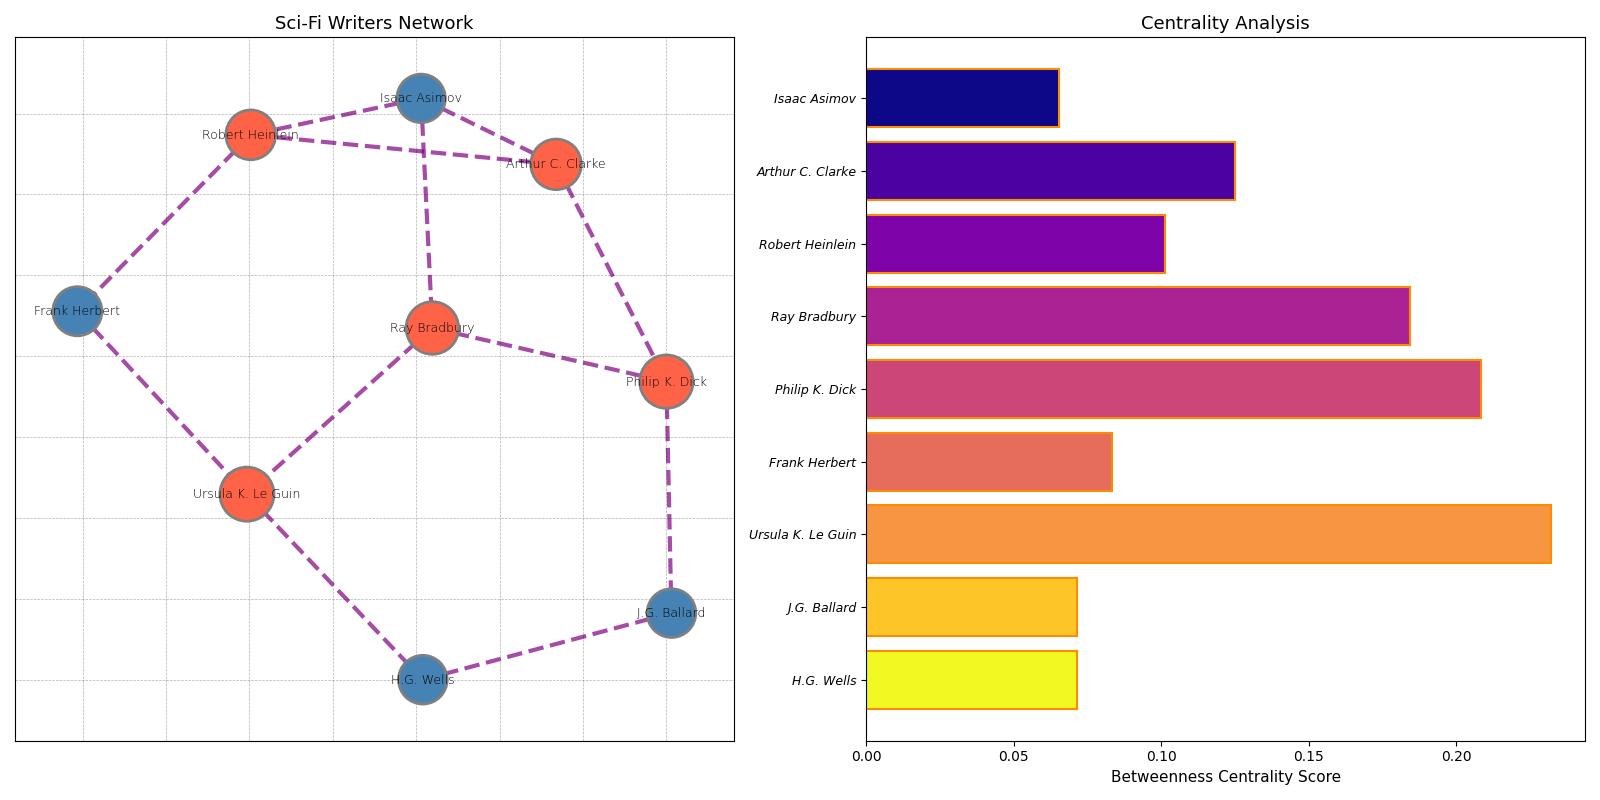

Write the Python code that produced this figure.
import matplotlib.pyplot as plt
import networkx as nx
import numpy as np

writers_connections = {
    "Isaac Asimov": ["Arthur C. Clarke", "Robert Heinlein", "Ray Bradbury"],
    "Arthur C. Clarke": ["Isaac Asimov", "Robert Heinlein", "Philip K. Dick"],
    "Robert Heinlein": ["Isaac Asimov", "Arthur C. Clarke", "Frank Herbert"],
    "Ray Bradbury": ["Isaac Asimov", "Philip K. Dick", "Ursula K. Le Guin"],
    "Philip K. Dick": ["Arthur C. Clarke", "Ray Bradbury", "J.G. Ballard"],
    "Frank Herbert": ["Robert Heinlein", "Ursula K. Le Guin"],
    "Ursula K. Le Guin": ["Ray Bradbury", "Frank Herbert", "H.G. Wells"],
    "J.G. Ballard": ["Philip K. Dick", "H.G. Wells"],
    "H.G. Wells": ["Ursula K. Le Guin", "J.G. Ballard"]
}

G = nx.Graph(writers_connections)

betweenness_centrality = nx.betweenness_centrality(G)
node_sizes = [1100 + 1800 * betweenness_centrality[node] for node in G.nodes()]

node_colors = ["#FF6347" if betweenness_centrality[node] > 0.1 else "#4682B4" for node in G.nodes()]

fig, ax = plt.subplots(1, 2, figsize=(16, 8))

pos = nx.spring_layout(G, seed=42)
nx.draw_networkx_nodes(G, pos, ax=ax[0], node_size=node_sizes, node_color=node_colors, edgecolors='grey', linewidths=2)
nx.draw_networkx_edges(G, pos, ax=ax[0], width=3, alpha=0.7, edge_color='purple', style='dashed')
nx.draw_networkx_labels(G, pos, ax=ax[0], font_size=9, font_family='sans-serif', font_weight='light')
ax[0].set_title("Sci-Fi Writers Network", fontsize=13, fontweight='normal')
ax[0].grid(True, linestyle='--', linewidth=0.5, alpha=0.3, color='black')
ax[0].axis('on')

writer_names = list(betweenness_centrality.keys())
centrality_values = list(betweenness_centrality.values())
y_positions = np.arange(len(writer_names))
ax[1].barh(y_positions, centrality_values, color=plt.cm.plasma(np.linspace(0, 1, len(writer_names))), edgecolor='darkorange', linewidth=1.5)
ax[1].set_yticks(y_positions)
ax[1].set_yticklabels(writer_names, fontsize=9, style='italic')
ax[1].invert_yaxis()
ax[1].set_xlabel('Betweenness Centrality Score', fontsize=11, fontweight='medium')
ax[1].set_title("Centrality Analysis", fontsize=13, fontweight='medium')

plt.tight_layout()
plt.show()
